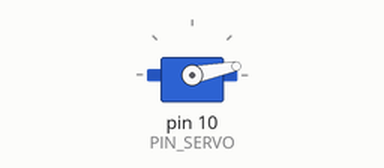
This sketch was run on a simulated Arduino Uno, built with avr-gcc and run on an emulated ATmega328P. Shown: servo.

Above: at 0.1 s.
Timing chart, 0 to 38.3 s (numbered marks = the images above):
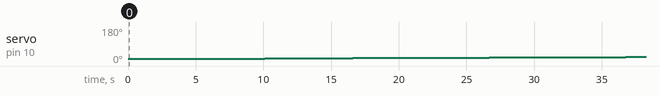

The sketch:

13_example_1_con.ino
```cpp
#include <Servo.h>

// Arduino pin assignment
#define PIN_SERVO 10

// configurable parameters
#define _DUTY_MIN 553 // servo full clockwise position (0 degree)
#define _DUTY_NEU 1476 // servo neutral position (90 degree)
#define _DUTY_MAX 2399 // servo full counterclockwise position (180 degree)

#define _POS_START (_DUTY_MIN + 100)
#define _POS_END (_DUTY_MAX - 100)

#define _SERVO_SPEED 0.3 // servo speed limit (unit: degree/second)
#define INTERVAL 20  // servo update interval

// global variables
unsigned long last_sampling_time; // unit: ms
float duty_chg_per_interval; // maximum duty difference per interval
int toggle_interval, toggle_interval_cnt;
float pause_time; // unit: sec
Servo myservo;
float duty_target, duty_curr;
float actual = 0;

unsigned long last_a;

void setup() {
// initialize GPIO pins
  myservo.attach(PIN_SERVO);
  duty_target = duty_curr = _POS_START;
  myservo.writeMicroseconds(duty_curr);

// initialize serial port
  Serial.begin(115200);

// convert angle speed into duty change per interval.
  duty_chg_per_interval = (float)(_DUTY_MAX - _DUTY_MIN) * _SERVO_SPEED / 180 * INTERVAL / 1000;

// initialize variables for servo update.
  pause_time = 1;
  toggle_interval = (180.0 / _SERVO_SPEED + pause_time) * 1000 / INTERVAL;
  toggle_interval_cnt = toggle_interval;

// initialize last sampling time
  last_sampling_time = 0;
  last_a = 0;
}

void loop() {
// wait until next sampling time.
// millis() returns the number of milliseconds since the program started. Will overflow after 50 days.
  if(millis() < last_sampling_time + INTERVAL) return;

// adjust duty_curr toward duty_target by duty_chg_per_interval

  if(duty_target > duty_curr) {
    duty_curr += duty_chg_per_interval;
    if(duty_curr > duty_target) duty_curr = duty_target;
  }
  else {
    duty_curr -= duty_chg_per_interval;
    if(duty_curr < duty_target) duty_curr = duty_target;
  }


// update servo position
  myservo.writeMicroseconds(duty_curr);


// toggle duty_target between _DUTY_MIN and _DUTY_MAX.
  if(toggle_interval_cnt >= toggle_interval) {
    toggle_interval_cnt = 0;
    if(duty_target == _POS_START) duty_target = _POS_END;
    else duty_target = _POS_START;
  }
  else {
    toggle_interval_cnt++;
  }

// update last sampling time
  last_sampling_time += INTERVAL;
}
```

Measured:
- by itself, servo on pin 10 (PIN_SERVO): moves from 11° to 22° over 33.5 s
